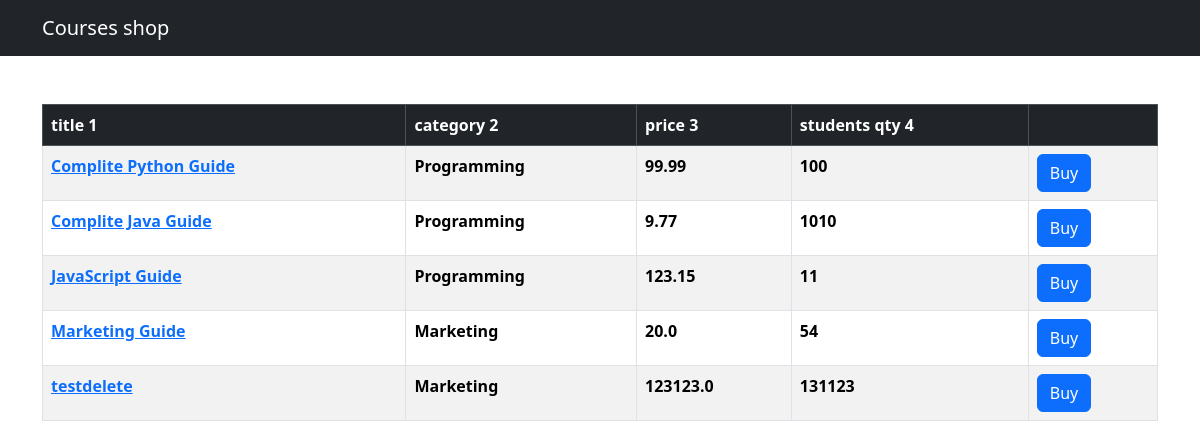
The app's page /shop/ with its own data.
### shop/models.py (models this page shows, shortened)
class Course(models.Model):
    title = models.CharField(max_length=245)
    price = models.FloatField()
    student_qty = models.IntegerField()
    review_qty = models.IntegerField()
    category = models.ForeignKey(Category, on_delete=models.CASCADE)
    created_at = models.DateTimeField(default=timezone.now)

class Category(models.Model):
    title = models.CharField(max_length=255)
    created_at = models.DateTimeField(default=timezone.now)
    def __str__(self):
        return self.title

### shop/views.py (the view)
# urls.py: path('', views.index, name='index'),
def index(request):
    courses = Course.objects.all()
    return render(request, 'shop/courses.html', {'courses': courses})

### templates/shop/courses.html (shortened to what this page needs)
{% extends 'base.html' %}
{% block content %}
<table class="table mt-5 table-bordered table-striped table-hover">
    <thead class="table-dark">
        <tr>
            <th>title 1</th>
            <th>category 2</th>
            <th>price 3</th>
            <th>students qty 4</th>
            <th></th>
        </tr>
    </thead>
    <tbody>
        {% for course in courses %}
        <tr>
            <th><a href="{% url "shop:single_course" course.id %}">{{ course.title }}</a></th>
            <th>{{ course.category }}</th>
            <th>{{ course.price }}</th>
            <th>{{ course.student_qty }}</th>
            <th><button class="btn btn-primary">Buy</button></th>
        </tr>
        {% endfor %}
    </tbody>
</table>
{% endblock %}

### templates/base.html (shortened to what this page needs)
<!DOCTYPE html>
<html lang="en">
<head>
    <link href="https://cdn.jsdelivr.net/npm/bootstrap@5.3.3/dist/css/bootstrap.min.css" rel="stylesheet">
</head>
<body>
    <nav class="navbar navbar-dark bg-dark">
        <div class="container">
            <a href="{% url "shop:index" %}" class="navbar-brand">Courses shop</a>
        </div>
    </nav>
    <main class="container">
        {% block content %}
        {% endblock %}
    </main>
</body>
</html>

### records on screen
Course: title "Complite Python Guide", category "Programming", price "99.99", student_qty "100"
Course: title "Complite Java Guide", category "Programming", price "9.77", student_qty "1010"
Course: title "JavaScript Guide", category "Programming", price "123.15", student_qty "11"
Course: title "Marketing Guide", category "Marketing", price "20.0", student_qty "54"
Course: title "testdelete", category "Marketing", price "123123.0", student_qty "131123"
